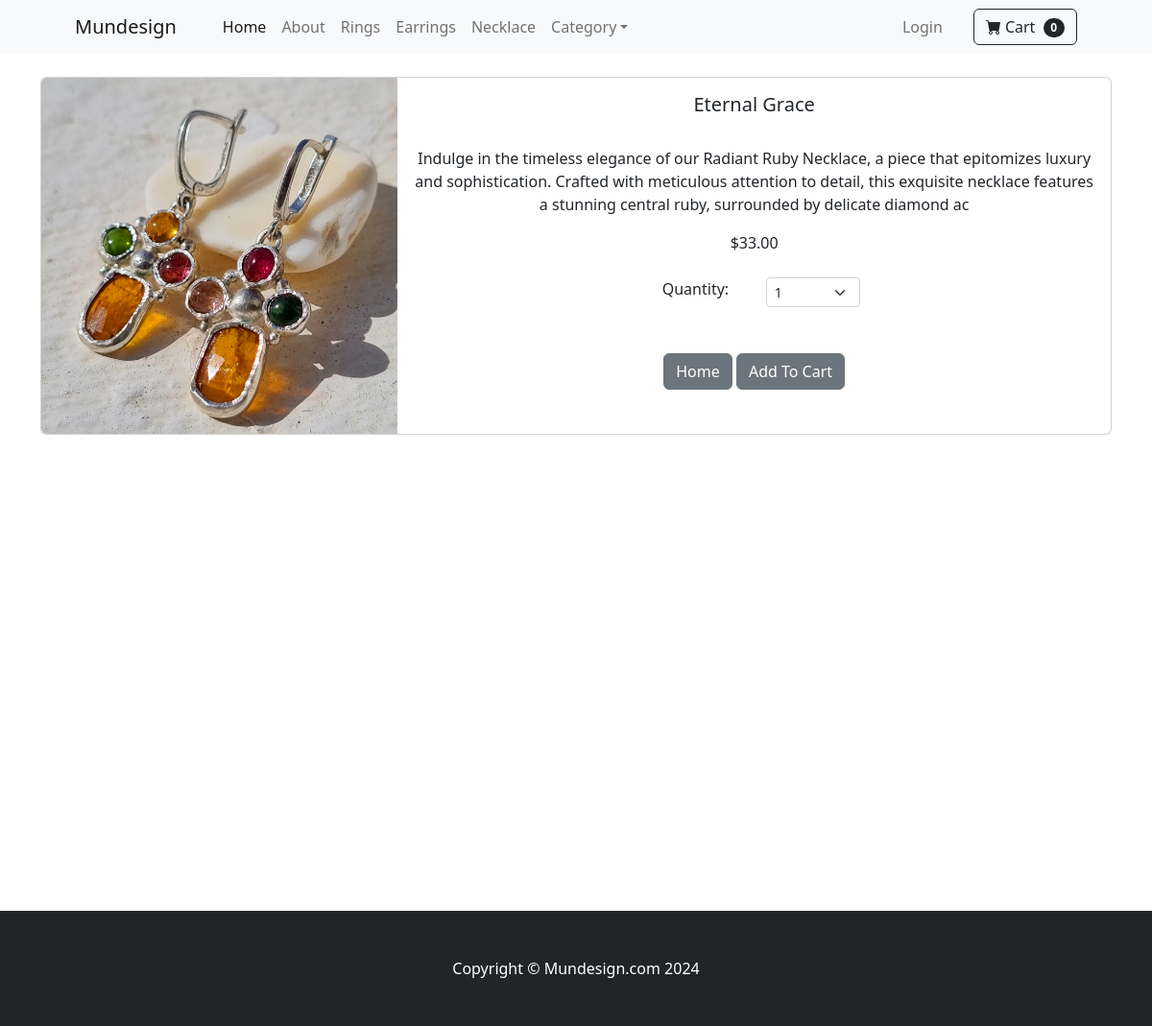
Screenshot of /store/product/6 with the database file from the repository.
### store/models.py (models this page shows, shortened)
class Product(models.Model):
    name = models.CharField(max_length=200)
    category= models.ForeignKey(Category,on_delete=models.CASCADE,default=1)
    price = models.DecimalField(max_digits=10, decimal_places=2,default=0)
    description = models.TextField(default='',blank=True,null=True)
    image = models.ImageField(upload_to='media/uploads/product')
    is_sale = models.BooleanField(default=False)
    sale_price = models.DecimalField(max_digits=10, decimal_places=2,default=0)

### store/views.py (the view)
# urls.py: path('product/<int:pk>', views.product, name='product'),
def product(request,pk):
	product = Product.objects.get(id=pk)
	return render(request, 'store/product.html', {'product':product})

### cart/cart.py (called while the page is built)
	def __len__(self):
		return len(self.cart)

### cart/context_processors.py (called while the page is built)
def cart(request):
	return {'cart': Cart(request)}

### store/templates/store/product.html (shortened to what this page needs)
{% extends 'store/base.html' %}
{% block content %}
<div class="container">
<br/>
<div class="card mb-3">
  <div class="row g-0">
    <div class="col-md-4">
      <img src="{{ product.image.url }}" class="img-fluid rounded-start" alt="...">
    </div>
    <div class="col-md-8">
      <div class="card-body">
        <center>
        <h5 class="card-title">{{ product.name }}</h5>
        <br/>
        <p class="card-text justified">{{ product.description }}</p>
        {% if product.is_sale %}
        <div class="d-flex justify-content-center small text-warning mb-2">
                <div class="bi-star-fill"></div>
                &nbsp;&nbsp;Sale!&nbsp;&nbsp;
                <div class="bi-star-fill"></div>
                </div>
                <strike>
                ${{ product.price }}
                </strike>
                &nbsp;
                ${{ product.sale_price }}
        {% else %}
            ${{ product.price }}
        {% endif %}
            <br/><br/>
<div class="row justify-content-center">
    <div class="col-md-2">Quantity:</div>
                <div class="col-md-2">
                <select class="form-select form-select-sm" id="qty-cart">
                  <option value="1">1</option>
                </select>
                </div>
            </div>
            <br/><br/>
        <a href="{% url 'store'%}" class="btn btn-secondary">Home</a>
        <button type="button" value="{{ product.id }}" class="btn btn-secondary" id="add-cart">Add To Cart</button>
    </center>
      </div>
    </div>
  </div>
</div>
</div>
<br/><br/><br/><br/><br/><br/><br/><br/><br/><br/><br/><br/><br/><br/><br/><br/><br/><br/><br/><br/>
{% endblock %}

### rows the page displays
Product: image (picture), name "Eternal Grace", description "Indulge in the timeless elegance of our Radiant Ruby Necklace, a piece that epitomizes luxury and sophistication. Crafted with meticulous attention to detail, this exquisite necklace features a stunning central ruby, surrounded by delicate diamond ac", price "33.00"

### other values shown
{{ cart|length }} "0"
